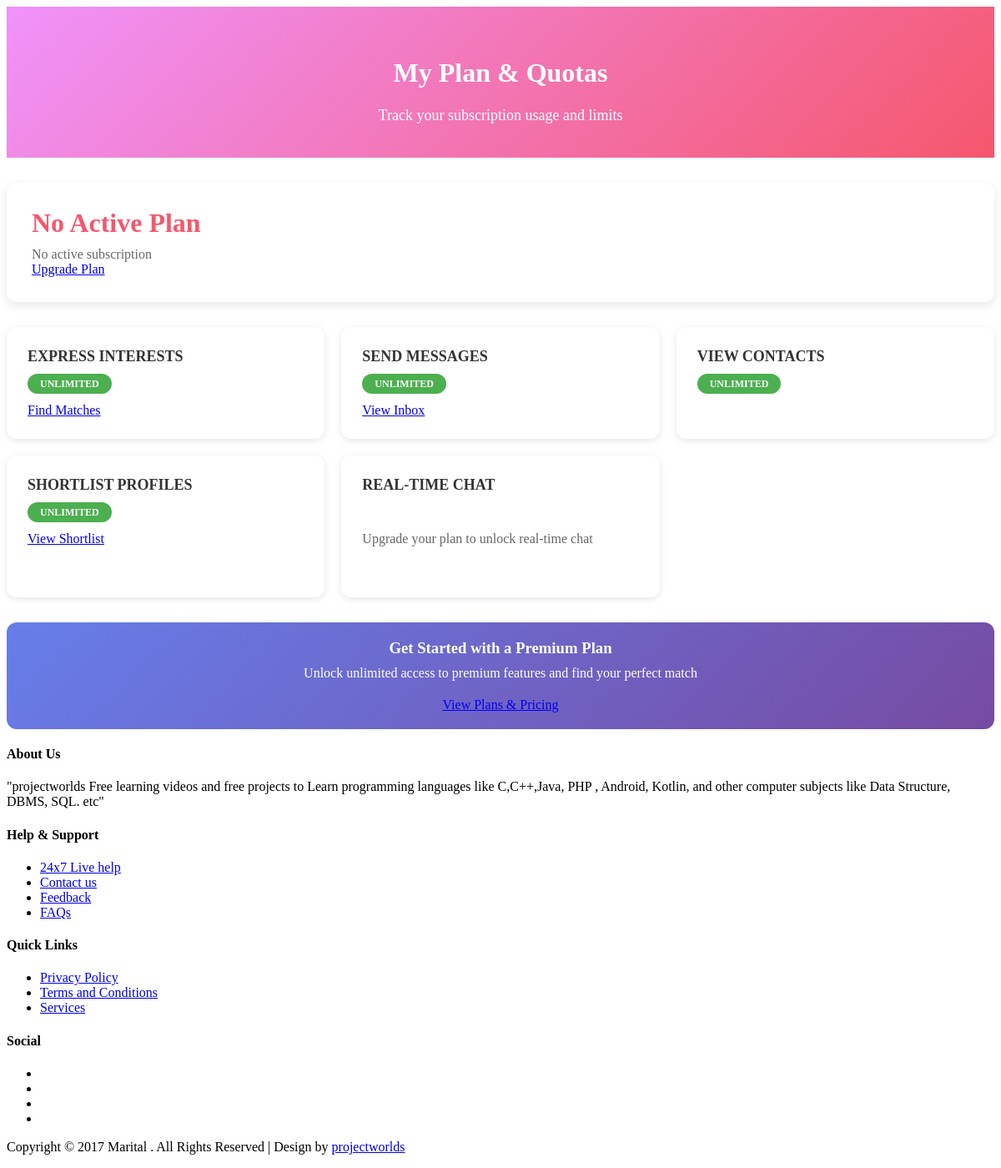
The app's page /quota-dashboard.php (signed in), older data.
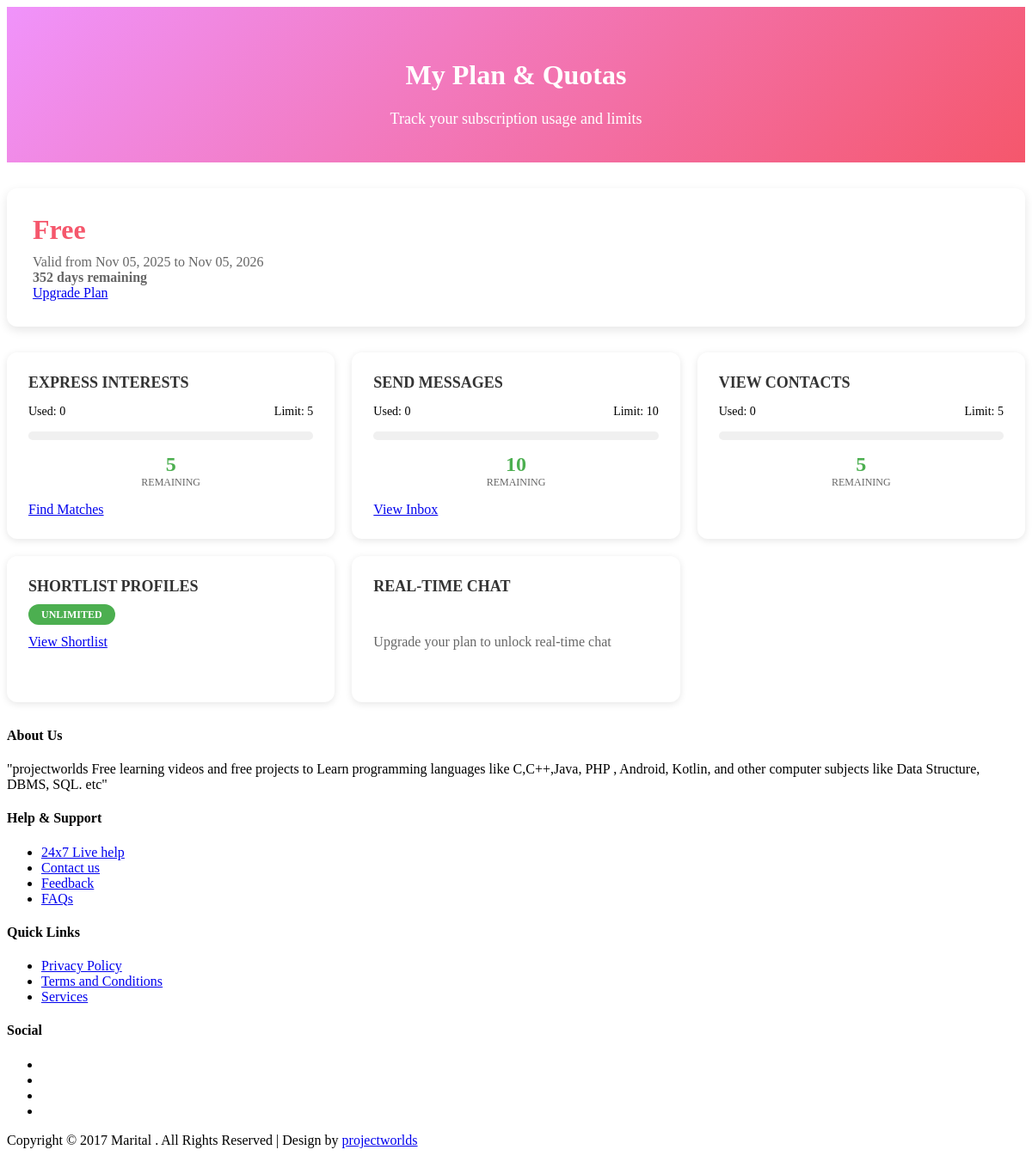
The same page, newer data.
### tables this page shows
CREATE TABLE `user_subscriptions` (
  `id` int(11) NOT NULL AUTO_INCREMENT,
  `user_id` int(11) NOT NULL,
  `plan_id` int(11) NOT NULL,
  `start_date` date NOT NULL,
  `end_date` date NOT NULL,
  `status` enum('active','expired','cancelled') DEFAULT 'active',
  `created_at` timestamp NOT NULL DEFAULT CURRENT_TIMESTAMP,
  `updated_at` timestamp NOT NULL DEFAULT CURRENT_TIMESTAMP ON UPDATE CURRENT_TIMESTAMP,
  PRIMARY KEY (`id`),
  KEY `plan_id` (`plan_id`),
  KEY `idx_user_status` (`user_id`,`status`),
  KEY `idx_end_date` (`end_date`),
  CONSTRAINT `user_subscriptions_ibfk_1` FOREIGN KEY (`user_id`) REFERENCES `users` (`id`) ON DELETE CASCADE,
  CONSTRAINT `user_subscriptions_ibfk_2` FOREIGN KEY (`plan_id`) REFERENCES `plans` (`id`)
);

CREATE TABLE `plans` (
  `id` int(11) NOT NULL AUTO_INCREMENT,
  `name` varchar(100) NOT NULL,
  `description` text,
  `price` decimal(10,2) NOT NULL,
  `duration_days` int(11) NOT NULL,
  `max_contacts_view` int(11) DEFAULT '0' COMMENT '0 = unlimited',
  `max_messages_send` int(11) DEFAULT '0' COMMENT '0 = unlimited',
  `max_interests_express` int(11) DEFAULT '0' COMMENT '0 = unlimited',
  `can_chat` tinyint(1) DEFAULT '0',
  `is_active` tinyint(1) DEFAULT '1',
  `created_at` timestamp NOT NULL DEFAULT CURRENT_TIMESTAMP,
  PRIMARY KEY (`id`),
  KEY `idx_active` (`is_active`)
);

### includes/quota-manager.php (called while the page is built, shortened)
<?php
class QuotaManager {
    private $conn;
    private $user_id;
    private $plan_data = null;
    public function __construct($db_connection, $user_id) {
        $this->conn = $db_connection;
        $this->user_id = intval($user_id);
        $this->loadPlanData();
    }
    private function loadPlanData() {
        $query = "SELECT us.*, p.*
            FROM user_subscriptions us
            LEFT JOIN plans p ON us.plan_id = p.id
            WHERE us.user_id = {$this->user_id}
            AND us.status = 'active'
            ORDER BY us.end_date DESC
            LIMIT 1";
        $result = mysqli_query($this->conn, $query);
        if ($result && mysqli_num_rows($result) > 0) {
            $this->plan_data = mysqli_fetch_assoc($result);
        }
    }
    public function getPlan() {
        return $this->plan_data;
    }
    public function getLimit($feature) {
        if (!$this->plan_data) {
            return 0;
        }
        $limit_field = 'max_' . $feature;
        return isset($this->plan_data[$limit_field]) ? intval($this->plan_data[$limit_field]) : 0;
    }
    public function getUsage($feature, $table, $user_field = 'from_user_id', $date_field = 'created_at') {
        if (!$this->plan_data) {
            return 0;
        }
        $start_date = $this->plan_data['start_date'];
        $end_date = $this->plan_data['end_date'];
        $query = "SELECT COUNT(*) as cnt FROM `{$table}`
            WHERE `{$user_field}` = {$this->user_id}
            AND `{$date_field}` >= '{$start_date}'
            AND `{$date_field}` <= '{$end_date}'";
        $result = mysqli_query($this->conn, $query);
        if ($result) {
            $row = mysqli_fetch_assoc($result);
            return intval($row['cnt']);
        }
        return 0;
    }
    public function getQuotaInfo($feature, $table, $user_field = 'from_user_id', $date_field = 'created_at') {
        $limit = $this->getLimit($feature);
        $usage = $this->getUsage($feature, $table, $user_field, $date_field);
        $remaining = $limit === 0 ? 'Unlimited' : max(0, $limit - $usage);
        return [
            'feature' => $feature,
            'limit' => $limit === 0 ? 'Unlimited' : $limit,
            'used' => $usage,
            'remaining' => $remaining,
            'percentage' => $limit > 0 ? round(($usage / $limit) * 100, 2) : 0,
            'is_unlimited' => $limit === 0,
            'has_quota' => $limit === 0 || $usage < $limit
        ];
    }
    public function getAllQuotas() {
        $quotas = [];
        $quotas['interests'] = $this->getQuotaInfo('interests_express', 'interests', 'from_user_id', 'created_at');
        $quotas['messages'] = $this->getQuotaInfo('messages_send', 'messages', 'from_user_id', 'created_at');
        $contacts_usage = $this->getContactsViewedCount();
        $contacts_limit = $this->getLimit('contacts_view');
        $quotas['contacts'] = [
            'feature' => 'contacts_view',
            'limit' => $contacts_limit === 0 ? 'Unlimited' : $contacts_limit,
            'used' => $contacts_usage,
            'remaining' => $contacts_limit === 0 ? 'Unlimited' : max(0, $contacts_limit - $contacts_usage),
            'percentage' => $contacts_limit > 0 ? round(($contacts_usage / $contacts_limit) * 100, 2) : 0,
            'is_unlimited' => $contacts_limit === 0,
            'has_quota' => $contacts_limit === 0 || $contacts_usage < $contacts_limit
        ];
        $shortlist_count = $this->getShortlistCount();
        $shortlist_limit = $this->getLimit('shortlist');
        $quotas['shortlist'] = [
            'feature' => 'shortlist',
            'limit' => $shortlist_limit === 0 ? 'Unlimited' : $shortlist_limit,
            'used' => $shortlist_count,
            'remaining' => $shortlist_limit === 0 ? 'Unlimited' : max(0, $shortlist_limit - $shortlist_count),
            'percentage' => $shortlist_limit > 0 ? round(($shortlist_count / $shortlist_limit) * 100, 2) : 0,
            'is_unlimited' => $shortlist_limit === 0,
            'has_quota' => $shortlist_limit === 0 || $shortlist_count < $shortlist_limit
        ];
        $quotas['chat'] = [
            'feature' => 'chat',
            'enabled' => $this->plan_data ? (bool)$this->plan_data['can_chat'] : false,
            'limit' => $this->plan_data && $this->plan_data['can_chat'] ? 'Enabled' : 'Disabled'
        ];
        return $quotas;
    }
    private function getContactsViewedCount() {
        if (!$this->plan_data) {
            return 0;
        }
        $table_check = mysqli_query($this->conn, "SHOW TABLES LIKE 'contact_views'");
        if (mysqli_num_rows($table_check) === 0) {
            return 0;
        }
        return 0;
    }
    private function getShortlistCount() {
        $query = "SELECT COUNT(*) as cnt FROM shortlists WHERE user_id = {$this->user_id}";
        $result = mysqli_query($this->conn, $query);
        if ($result) {
            $row = mysqli_fetch_assoc($result);
            return intval($row['cnt']);
        }
        return 0;
    }
    public function getPlanName() {
        return $this->plan_data ? $this->plan_data['name'] : 'No Active Plan';
    }
    public function getDaysRemaining() {
        $end_date = new DateTime($this->plan_data['end_date']);
        $now = new DateTime();
        $diff = $now->diff($end_date);
        return $diff->days * ($diff->invert ? -1 : 1);
    }
}
function getQuotaManager($conn, $user_id = null) {
    return new QuotaManager($conn, $user_id);
}
?>

### quota-dashboard.php (the view, shortened to what the rows shown need)
<?php
require_once("includes/dbconn.php");
require_once("includes/quota-manager.php");
$user_id = $_SESSION['id'];
$quota_manager = getQuotaManager($conn, $user_id);
$quotas = $quota_manager->getAllQuotas();
$plan = $quota_manager->getPlan();
?>
<div class="quota-header">
    <div class="container">
        <h1><i class="fa fa-dashboard"></i> My Plan & Quotas</h1>
    </div>
</div>
<div class="container">
    <div class="plan-card">
        <div class="row">
            <div class="col-md-8">
                <div class="plan-name">
                    <i class="fa fa-trophy"></i> <?php echo htmlspecialchars($quota_manager->getPlanName()); ?>
                </div>
                <?php if ($plan): ?>
                    <div class="plan-expiry">
                        Valid from <?php echo date('M d, Y', strtotime($plan['start_date'])); ?>
                        to <?php echo date('M d, Y', strtotime($plan['end_date'])); ?>
                        <br>
                        <strong><?php echo $quota_manager->getDaysRemaining(); ?> days remaining</strong>
                    </div>
                <?php else: ?>
                    <div class="plan-expiry">
                        <i class="fa fa-exclamation-triangle"></i> No active subscription
                    </div>
                <?php endif; ?>
            </div>
        </div>
    </div>
    <div class="quota-grid">
        <div class="quota-card">
            <?php if ($quotas['interests']['is_unlimited']): ?>
                <span class="unlimited-badge">UNLIMITED</span>
            <?php else: ?>
                <div class="quota-stats">
                    <span>Used: <?php echo $quotas['interests']['used']; ?></span>
                    <span>Limit: <?php echo $quotas['interests']['limit']; ?></span>
                </div>
                <div class="quota-progress">
                </div>
                <div class="quota-numbers">
                    <div class="quota-number">
                        <div class="quota-number-value" style="color: #4caf50;">
                            <?php echo $quotas['interests']['remaining']; ?>
                        </div>
                        <div class="quota-number-label">Remaining</div>
                    </div>
                </div>
            <?php endif; ?>
        </div>
        <div class="quota-card">
            <?php if ($quotas['messages']['is_unlimited']): ?>
                <span class="unlimited-badge">UNLIMITED</span>
            <?php else: ?>
                <div class="quota-stats">
                    <span>Used: <?php echo $quotas['messages']['used']; ?></span>
                    <span>Limit: <?php echo $quotas['messages']['limit']; ?></span>
                </div>
                <div class="quota-progress">
                </div>
                <div class="quota-numbers">
                    <div class="quota-number">
                        <div class="quota-number-value" style="color: #4caf50;">
                            <?php echo $quotas['messages']['remaining']; ?>
                        </div>
                        <div class="quota-number-label">Remaining</div>
                    </div>
                </div>
            <?php endif; ?>
        </div>
        <div class="quota-card">
            <?php if ($quotas['contacts']['is_unlimited']): ?>
                <span class="unlimited-badge">UNLIMITED</span>
            <?php else: ?>
                <div class="quota-stats">
                    <span>Used: <?php echo $quotas['contacts']['used']; ?></span>
                    <span>Limit: <?php echo $quotas['contacts']['limit']; ?></span>
                </div>
                <div class="quota-progress">
                </div>
                <div class="quota-numbers">
                    <div class="quota-number">
                        <div class="quota-number-value" style="color: #4caf50;">
                            <?php echo $quotas['contacts']['remaining']; ?>
                        </div>
                        <div class="quota-number-label">Remaining</div>
                    </div>
                </div>
            <?php endif; ?>
        </div>
    </div>
</div>
<?php include("includes/footer.php"); ?>

Row changes from the older to the newer data that the page shows:
added user_subscriptions: plan.name "Free", start_date "Nov 05, 2025", end_date "Nov 05, 2026", end_date "352", plan.can_chat "0", plan.max_messages_send "10"
Text that changed along with them:
$quotas['interests']['limit']: (not shown) → "5"
$quotas['interests']['remaining']: (not shown) → "5"
$quotas['contacts']['limit']: (not shown) → "5"
$quotas['contacts']['remaining']: (not shown) → "5"
$quota_manager->getPlanName(): "No Active Plan" → (not shown)
text no longer shown: "No active subscription UNLIMITED UNLIMITED UNLIMITED Get Started with a Premium Plan Unlock unlimited access to premium features and find your perfect match View Plans & Pricing"
text now shown: "Valid from to days remaining Used: Limit: REMAINING Used: Limit: REMAINING Used: Limit: REMAINING"
